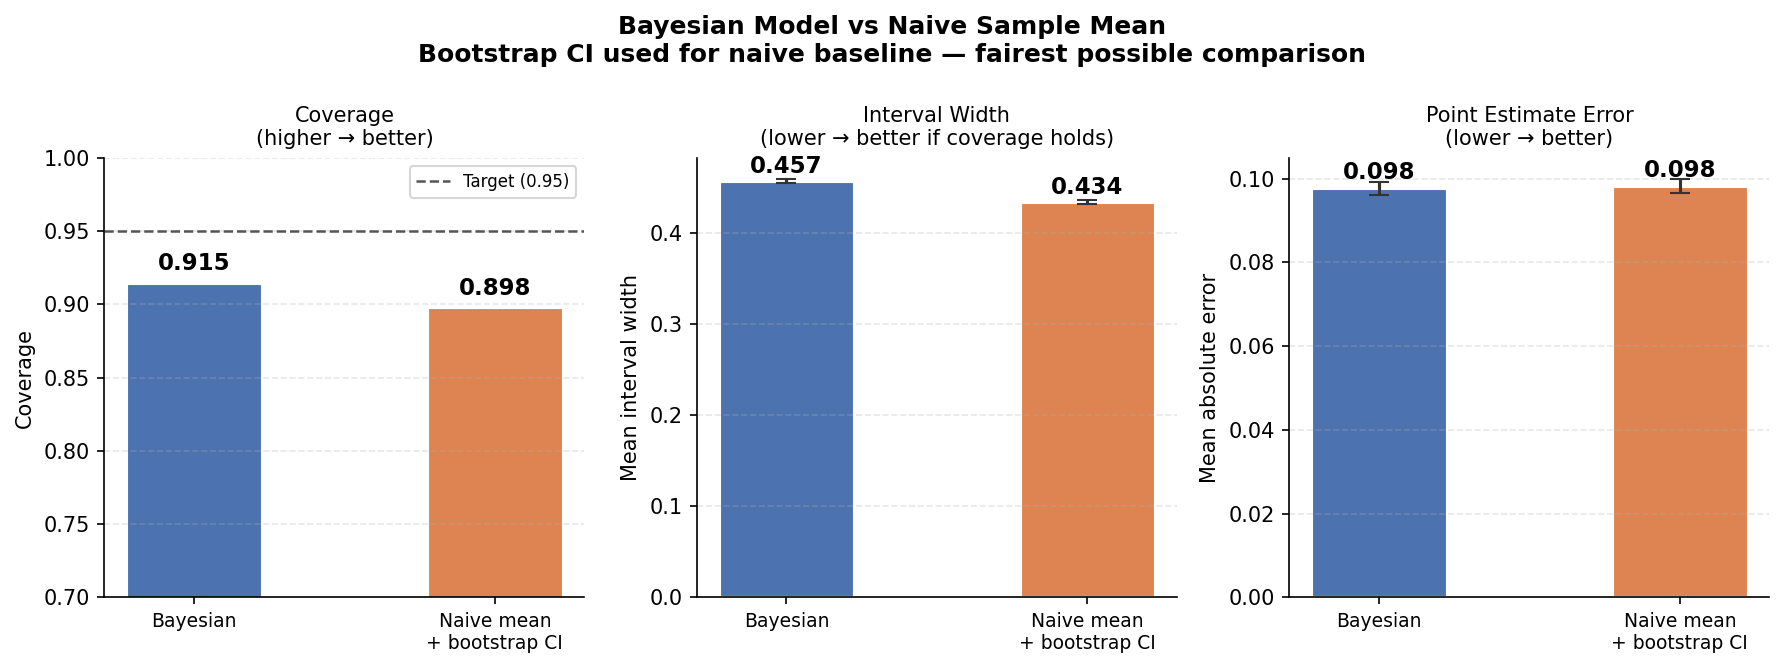

Generate this figure with Python:
"""
scripts/baseline_comparison.py

Compares the Bayesian model against the naive sample mean
on three metrics: calibration, interval width, and point error.

WHY THIS MATTERS
----------------
The Bayesian model claims to be better than just averaging scores.
This script checks whether that claim holds up empirically.

TWO METHODS
-----------
Bayesian  - Normal-Normal conjugate posterior.
            Interval: 95% credible interval from posterior variance.

Naive mean - Sample mean of observations.
             Interval: bootstrap 95% CI (2000 resamples).
             This is the fairest comparison - the bootstrap makes no
             parametric assumptions, so any advantage the Bayesian
             model shows is real, not an artefact of the baseline
             using a weaker interval method.

THREE METRICS
-------------
Coverage    - Does the interval contain the true μ ~95% of the time?
Width       - How wide is the interval? Narrower is better if coverage holds.
Abs error   - |estimate - true μ|. Lower is better.

Run from the project root:
    python scripts/baseline_comparison.py
"""

import os
import logging
import numpy as np
import matplotlib.pyplot as plt

from core.bayesian_model import estimate_market

logging.disable(logging.WARNING)

# ----- parameters ----------------------------------------------------

N_RUNS       = 2000
N_OBS        = 10
NOISE_STD    = 0.4
BOOT_SAMPLES = 2000   # bootstrap resamples per trial
SEED         = 42

rng = np.random.default_rng(SEED)

# ----- simulation ----------------------------------------------------

bayes_hits    = []
naive_hits    = []
bayes_widths  = []
naive_widths  = []
bayes_errors  = []
naive_errors  = []

for _ in range(N_RUNS):
    true_mu = rng.uniform(-0.6, 0.6)   # interior to keep comparison fair
    raw     = rng.normal(loc=true_mu, scale=NOISE_STD, size=N_OBS)
    scores  = np.clip(raw, -1.0, 1.0).tolist()
    x       = np.array(scores)

    # --- Bayesian estimate -------------------------------------------
    result    = estimate_market(scores)
    b_mean    = result.mean
    b_lo      = result.lower_bound
    b_hi      = result.upper_bound

    bayes_hits.append(b_lo <= true_mu <= b_hi)
    bayes_widths.append(b_hi - b_lo)
    bayes_errors.append(abs(b_mean - true_mu))

    # --- Naive mean + bootstrap CI -----------------------------------
    n_mean = float(x.mean())

    boot   = rng.choice(x, size=(BOOT_SAMPLES, N_OBS), replace=True)
    boot_means = boot.mean(axis=1)
    n_lo   = float(np.percentile(boot_means, 2.5))
    n_hi   = float(np.percentile(boot_means, 97.5))

    naive_hits.append(n_lo <= true_mu <= n_hi)
    naive_widths.append(n_hi - n_lo)
    naive_errors.append(abs(n_mean - true_mu))


def stats(values: list[float]) -> tuple[float, float]:
    """Return mean and standard error."""
    a = np.array(values)
    return float(a.mean()), float(a.std() / np.sqrt(len(a)))


b_cov,   _    = stats([float(h) for h in bayes_hits])
n_cov,   _    = stats([float(h) for h in naive_hits])
b_width, b_wse = stats(bayes_widths)
n_width, n_wse = stats(naive_widths)
b_err,   b_ese = stats(bayes_errors)
n_err,   n_ese = stats(naive_errors)

# ----- print ---------------------------------------------------------

print(f"Runs: {N_RUNS}  |  n={N_OBS} obs/run  |  noise σ={NOISE_STD}  |  μ ∈ [-0.6, 0.6]")
print(f"Bootstrap CI uses {BOOT_SAMPLES} resamples per trial.\n")

col = 22
print(f"{'Metric':<28} {'Bayesian':>{col}}  {'Naive mean':>{col}}  {'Winner'}")
print("-" * 80)

def winner(b_val, n_val, higher_is_better: bool) -> str:
    if higher_is_better:
        return "Bayesian" if b_val > n_val else "Naive" if n_val > b_val else "Tie"
    return "Bayesian" if b_val < n_val else "Naive" if n_val < b_val else "Tie"

print(f"{'Coverage (target 0.95)':<28} {b_cov:{col}.3f}  {n_cov:{col}.3f}  {winner(b_cov, n_cov, higher_is_better=True)}")
print(f"{'Interval width (mean)':<28} {b_width:{col}.3f}  {n_width:{col}.3f}  {winner(b_width, n_width, higher_is_better=False)}")
print(f"{'Abs error (mean)':<28} {b_err:{col}.3f}  {n_err:{col}.3f}  {winner(b_err, n_err, higher_is_better=False)}")

print()
print("Notes:")
print(f"  Both methods undercover relative to 0.95 - this is the boundary clipping effect.")
print(f"  Width difference: Bayesian is {(n_width - b_width) / n_width * 100:.1f}% {'narrower' if b_width < n_width else 'wider'} than naive bootstrap.")
print(f"  Error difference: Bayesian is {abs(b_err - n_err) / n_err * 100:.1f}% {'better' if b_err < n_err else 'worse'} on point estimate.")

# ----- plot ----------------------------------------------------------

fig, axes = plt.subplots(1, 3, figsize=(12, 4.5))
fig.suptitle(
    "Bayesian Model vs Naive Sample Mean\n"
    "Bootstrap CI used for naive baseline - fairest possible comparison",
    fontsize=12, fontweight="bold",
)

BAY_COLOR   = "#4C72B0"
NAIVE_COLOR = "#DD8452"
x_pos       = [0, 1]
x_labels    = ["Bayesian", "Naive mean\n+ bootstrap CI"]

# --- Coverage ---
ax = axes[0]
bars = ax.bar(x_pos, [b_cov, n_cov], color=[BAY_COLOR, NAIVE_COLOR],
              width=0.45, edgecolor="white", linewidth=1.5)
ax.axhline(0.95, color="#555555", linewidth=1.2, linestyle="--", label="Target (0.95)")
for bar, val in zip(bars, [b_cov, n_cov]):
    ax.text(bar.get_x() + bar.get_width() / 2, bar.get_height() + 0.005,
            f"{val:.3f}", ha="center", va="bottom", fontsize=11, fontweight="bold")
ax.set_ylim(0.7, 1.0)
ax.set_xticks(x_pos); ax.set_xticklabels(x_labels, fontsize=9)
ax.set_ylabel("Coverage", fontsize=10)
ax.set_title("Coverage\n(higher → better)", fontsize=10)
ax.legend(fontsize=8); ax.spines[["top", "right"]].set_visible(False)
ax.grid(axis="y", linestyle="--", alpha=0.3)

# --- Interval width ---
ax = axes[1]
bars = ax.bar(x_pos, [b_width, n_width], color=[BAY_COLOR, NAIVE_COLOR],
              width=0.45, edgecolor="white", linewidth=1.5)
# error bars showing standard error across runs
ax.errorbar(x_pos, [b_width, n_width], yerr=[b_wse, n_wse],
            fmt="none", color="#333333", capsize=5, linewidth=1.5)
for bar, val in zip(bars, [b_width, n_width]):
    ax.text(bar.get_x() + bar.get_width() / 2, bar.get_height() + 0.003,
            f"{val:.3f}", ha="center", va="bottom", fontsize=11, fontweight="bold")
ax.set_xticks(x_pos); ax.set_xticklabels(x_labels, fontsize=9)
ax.set_ylabel("Mean interval width", fontsize=10)
ax.set_title("Interval Width\n(lower → better if coverage holds)", fontsize=10)
ax.spines[["top", "right"]].set_visible(False)
ax.grid(axis="y", linestyle="--", alpha=0.3)

# --- Abs error ---
ax = axes[2]
bars = ax.bar(x_pos, [b_err, n_err], color=[BAY_COLOR, NAIVE_COLOR],
              width=0.45, edgecolor="white", linewidth=1.5)
ax.errorbar(x_pos, [b_err, n_err], yerr=[b_ese, n_ese],
            fmt="none", color="#333333", capsize=5, linewidth=1.5)
for bar, val in zip(bars, [b_err, n_err]):
    ax.text(bar.get_x() + bar.get_width() / 2, bar.get_height() + 0.001,
            f"{val:.3f}", ha="center", va="bottom", fontsize=11, fontweight="bold")
ax.set_xticks(x_pos); ax.set_xticklabels(x_labels, fontsize=9)
ax.set_ylabel("Mean absolute error", fontsize=10)
ax.set_title("Point Estimate Error\n(lower → better)", fontsize=10)
ax.spines[["top", "right"]].set_visible(False)
ax.grid(axis="y", linestyle="--", alpha=0.3)

plt.tight_layout()

OUTPUT_PATH = os.path.join(os.path.dirname(__file__), "..", "outputs", "baseline_comparison.png")
os.makedirs(os.path.dirname(OUTPUT_PATH), exist_ok=True)
fig.savefig(OUTPUT_PATH, dpi=150, bbox_inches="tight")
print(f"\nSaved to {OUTPUT_PATH}")
